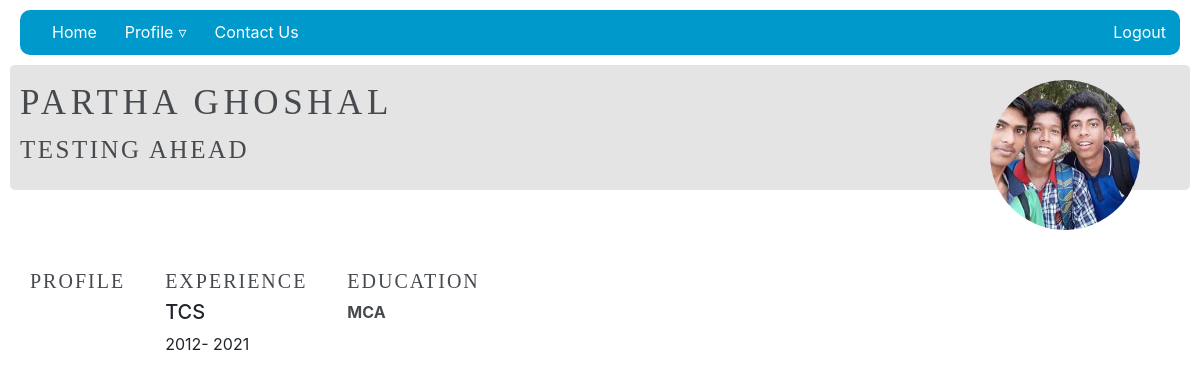
The page /view_resume/ (signed in) on the database its author committed.
### prof_details/models.py (models this page shows)
class Profile(models.Model):
    user = models.OneToOneField(User, on_delete=models.CASCADE)
    headline = models.TextField(max_length=50, null=True, blank=True)
    avatar = models.ImageField(upload_to='avatar/', default='avatar.png')
    bio = models.TextField(max_length=500, null=True, blank=True)
    gender = models.CharField(choices=[('m','Male'),('f','Female')], max_length=1, null=True, blank=True)
    age = models.IntegerField(validators=[MinValueValidator(18),], null=True, blank=True)

class WorkExperiences(models.Model):
    user = models.ForeignKey(User, on_delete=models.CASCADE)
    organization_name = models.CharField(max_length=50, null=True, blank=True)
    designation = models.CharField(max_length=30, null=True, blank=True)
    year_joined = models.IntegerField(choices=[(r,r) for r in range(1950,datetime.date.today().year)],
                                             default=datetime.date.today().year-10, null=True, blank=True)
    year_left = models.IntegerField(choices=[(r,r) for r in range(1950,datetime.date.today().year)]+[(435464,'Present')],
                                             default=435464, null=True, blank=True)

class Academics(models.Model):
    profile = models.ForeignKey(Profile, on_delete=models.CASCADE)
    degree = models.CharField(max_length=50, null=True, blank=True)
    year_of_completion = models.IntegerField(choices=[(r,r) for r in range(1950,datetime.date.today().year+10)],
                                             default=datetime.date.today().year, null=True, blank=True)

### base/models.py (models this page shows)
class User(AbstractUser):
    USERNAME_FIELD='username'
    def __str__(self):
        if super().first_name:
            return super().get_full_name()
        else:
            return super().username

### prof_details/views.py (the view)
# urls.py: path('view_resume/', views.view_profile, name='view_profile')
def view_profile(request):
    context = {}
    try:
        profile = Profile.objects.get(user=request.user)
        context.update({'profile': profile})
    except:
        messages.error(request,'Havent set up a profile yet')
    try:
        academics = Academics.objects.filter(profile=profile)
        context.update({'academics':academics})
    except:
        pass
    try:
        milestones = Milestones.objects.filter(user=request.user)
        context.update({'milestones':milestones})
    except:
        pass
    try:
        certif = Certifications.objects.filter(user=request.user).values()
        context.update({'certifications':certif})
    except:
        pass
    try:
        workex = WorkExperiences.objects.filter(user=request.user)
        context.update({'workexperience':workex})
    except:
        pass
    try:
        skill = Skill.objects.filter(user=request.user)
        context.update({'skill':skill})
    except:
        pass
    try:
            contacts = Contact.objects.filter(user=request.user)
            context.update({'contacts':contacts})
    except:
        pass
    return render(request,'prof_details/view_profile.html', context)

### prof_details/templates/prof_details/view_profile.html (shortened to what this page needs)
{% extends 'main.html' %}
{% block content %}
    <div >
        <div class="profile-view-top">
            <div class="prof-name">
                <h1 >{{profile.user}} </h1>
                <h4 id="prof-font" style="font-size: 25px;">
                        {{profile.headline}}
                </h4>
            </div>
            <div class="prof-avatar">
                <img id="profile-avatar" src="{{profile.avatar.url}}" width="120"/>
            </div>
        </div>
        <div class="int-viewprofile">
            {% if profile %}
                <div class="subview">
                    <h3 id="prof-font">
                        Profile
                    </h3>
                </div>
            {% endif %}
            {% if workexperience %}
                <div class="subview">
                    <h3 id="prof-font">
                        Experience
                    </h3>
                    {% for m in workexperience %}
                        <h5>{{m.organization_name}}</h5>
                        <span>
                            {{m.year_joined}}-
                            {% if m.year_left == 435464  %}
                                Present
                            {% else %}
                                {{m.year_left}}
                            {% endif %}
                        </span>
                    {% endfor %}
                </div>
            {% endif %}
            {% if academics %}
                <div class="subview">
                    <h3 id="prof-font">
                        Education
                    </h3>
                    {% for m in academics %}
                        <span style="font-weight: 700; font-style: normal; color: rgb(70, 74, 78); text-decoration: none;">
                            {{m.degree}}
                            <br>
                        </span>
                    {% endfor %}
                </div>
            {% endif %}
        </div>
    </div>
{% endblock %}

### static/style/main.css (style rules this page uses)
body { margin: 10px; }
#profile-avatar { display: block; margin-left: auto; margin-right: auto; width: 150px; height: 150px; object-fit: cover; border-radius: 50%; border-width: 5px; }
.profile-view-top { display: flex; border-radius: 5px; flex-wrap: wrap; background-color: #e4e4e4; padding: 10px; height: fit-content; margin-bottom: 60px; }
.prof-name { display: block; flex: 1; }
.prof-name h1 { font-family: "YACgEVg3xZg 0", _fb_, auto; font-size: 35px; color: rgb(70, 74, 78); line-height: 56px; letter-spacing: 0.131em; --para-spacing:0; text-transform: uppercase; --head-indent:0; --numeric-list-marker:none; list-style-type: none; }
.prof-avatar #profile-avatar { margin-top: 5px; margin-bottom: -50px; margin-right: 40px; }
#prof-font { font-family: 'YADXm3pZ1HU 0', _fb_, auto; font-size: 20px; color: rgb(70, 74, 78); line-height: 22px; letter-spacing: 0.1em; --para-spacing:0; text-transform: uppercase; --head-indent:0; --numeric-list-marker:none; list-style-type: none;; }
.int-viewprofile { display: flex; }
.subview { margin: 10px; padding: 10px; display: block; }

### rows shown on the page
Profile: user "PARTHA GHOSHAL", headline "TESTING AHEAD", avatar (picture)
WorkExperiences: organization_name "TCS", year_joined "2012", year_left "2021"
Academics: degree "MCA"
